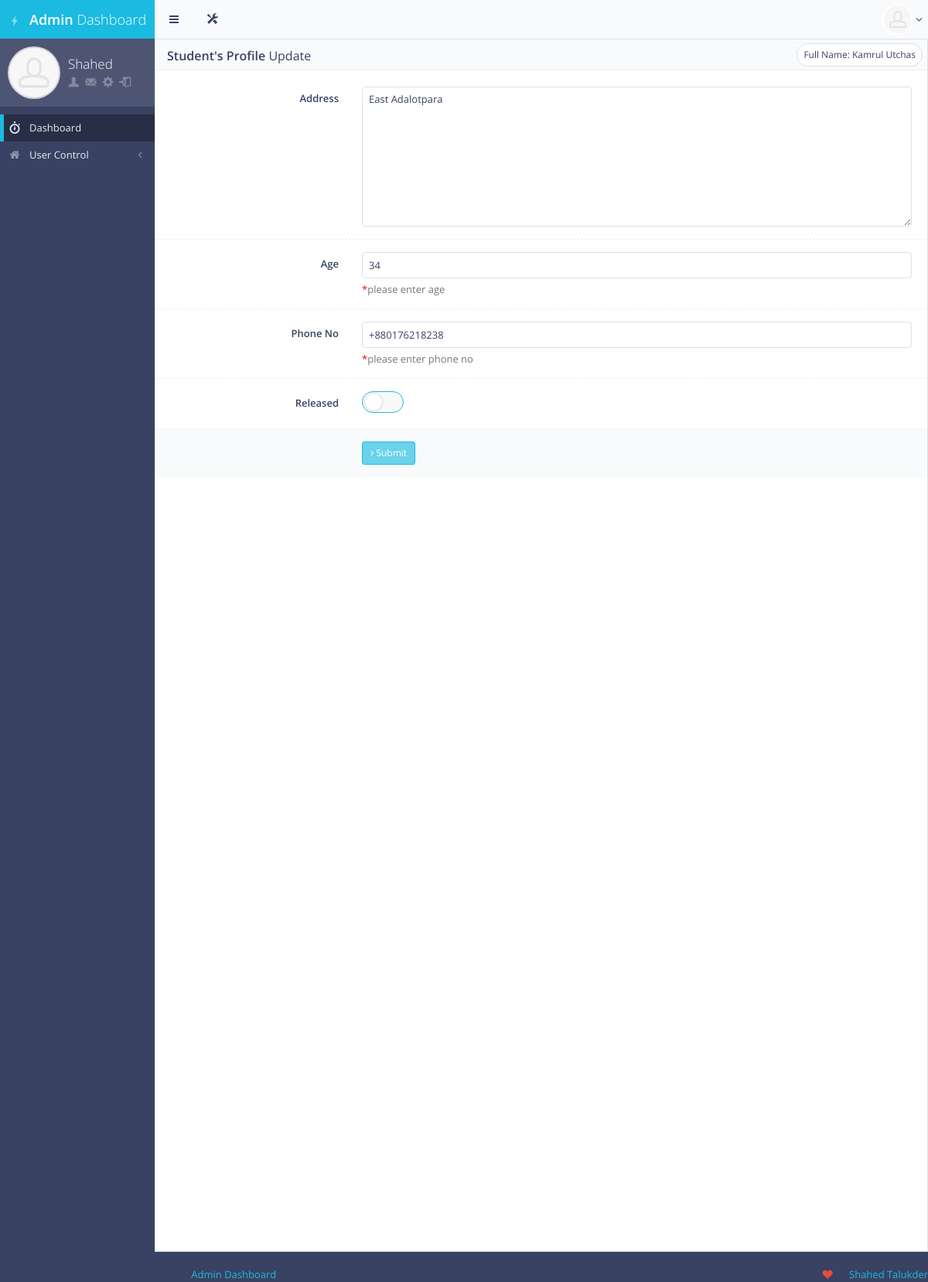
The app's page /edit_patient/6/ (signed in), older data.
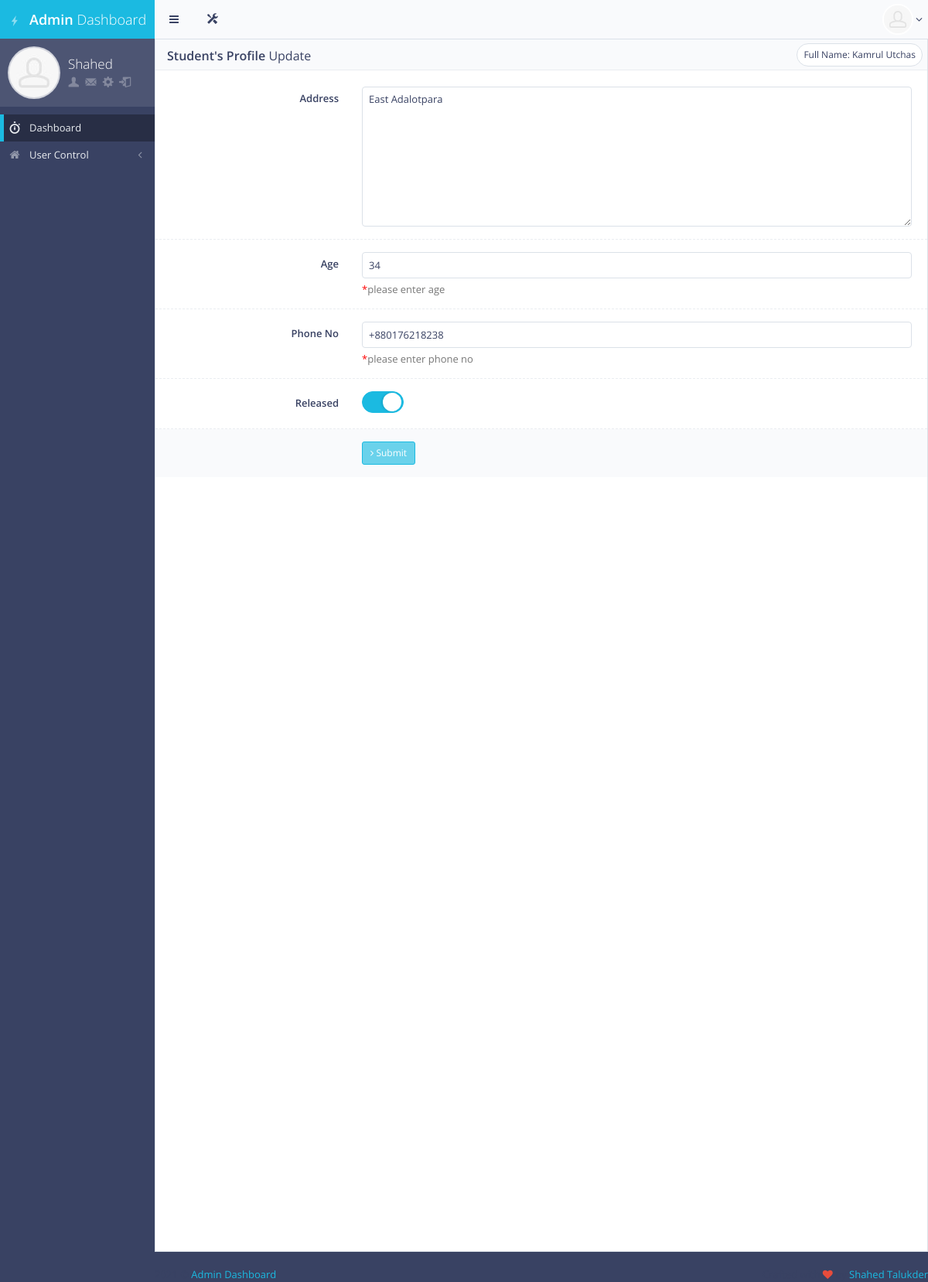
The same page, newer data.
### main/models.py (models this page shows, shortened)
class Student(models.Model):
    student_id = models.CharField(max_length=120,blank=True, null=True, unique=True)
    user = models.OneToOneField(User, on_delete=models.CASCADE, primary_key=True, related_name="student")
    full_name = models.CharField(max_length=200, blank=True, null=True)
    address = models.CharField(max_length=200, blank=True, null=True)
    age = models.CharField(max_length=200, blank=True, null=True)
    phone_no = models.CharField(max_length=200, blank=True, null=True)
    released = models.BooleanField(default=False)
    on_road = models.BooleanField(default=False)
    class Meta:
        db_table = 'student_info'

### main/views.py (the view, shortened to what this page needs)
# urls.py: url(r'^edit_patient/(?P<id>.*)/$', views.edit_patient, name="edit_patient"),
def edit_patient(request, id):
    if not request.user.is_authenticated:
        return redirect('/login')
    elif request.user.is_superuser:
        pat = Student.objects.filter(pk=id)
        user = User.objects.get(pk=id)
        return render(request, 'edit_patient_view.html',{'title':"Edit {}".format(user.username),"pat":pat})
    else:
        return redirect('/')

### main/templates/edit_patient_view.html (shortened to what this page needs)
{%extends 'base.html'%}
{%load static%}
{%block main_content%}
<div class="row">
    <div class="col-md-12">
        <div class="block">
            <div class="block-title">
                <div class="block-options pull-right">
                    {%for i in pat%}
                    <a href="javascript:void(0)" class="btn btn-alt btn-sm btn-default toggle-bordered enable-tooltip" data-toggle="button" title="" data-original-title="Toggles .form-bordered class">Full Name: {{i.full_name | title}}</a>
                    {%endfor%}
                </div>
                <h2><strong>Student's Profile</strong> Update</h2>
            </div>
            <form method="POST" class="form-horizontal form-bordered">
                {%for i in pat%}
                <div class="form-group">
                    <label class="col-md-3 control-label" for="example-textarea-input">Address</label>
                    <div class="col-md-9">
                        <textarea id="address" name="patientAddress" rows="9" class="form-control" placeholder="Enter Address">{{i.address}}</textarea>
                    </div>
                </div>
                <div class="form-group ">
                    <label class="col-md-3 control-label " for="example-email-input ">Age</label>
                    <div class="col-md-9 ">
                        <input type="text " id="age " name="patientAge" class="form-control " placeholder="Enter Age " value="{{i.age}}">
                        <span class="help-block "><span style="color:red ">*</span>please enter age</span>
                    </div>
                </div>
                <div class="form-group ">
                    <label class="col-md-3 control-label " for="example-email-input ">Phone No</label>
                    <div class="col-md-9 ">
                        <input type="text " id="email " name="patientPhoneno" class="form-control " placeholder="Enter Phone Number " value="{{i.phone_no}}">
                        <span class="help-block "><span style="color:red ">*</span>please enter phone no</span>
                    </div>
                </div>
                <div class="form-group ">
                    <label class="col-md-3 control-label " for="example-email-input ">Released</label>
                    <div class="col-md-9 ">
                        {%if i.released == True%}
                        <label class="switch switch-primary"><input type="checkbox" id="checkbox" name="patientRelease" checked><span></span></label>
                        {%else%}
                        <label class="switch switch-primary"><input type="checkbox" id="checkbox" name="patientRelease"><span></span></label>
                        {%endif%}
                    </div>
                </div>
                <div class="form-group form-actions ">
                    <div class="col-md-9 col-md-offset-3 ">
                        <button type="submit " class="btn btn-sm btn-primary "><i class="fa fa-angle-right "></i> Submit</button>
                    </div>
                </div>
                {%endfor%}
            </form>
        </div>
    </div>
</div>
{%endblock main_content%}

Row changes from the older to the newer data that the page shows:
changed Student "Kamrul Utchas": released False → True (drawn)
